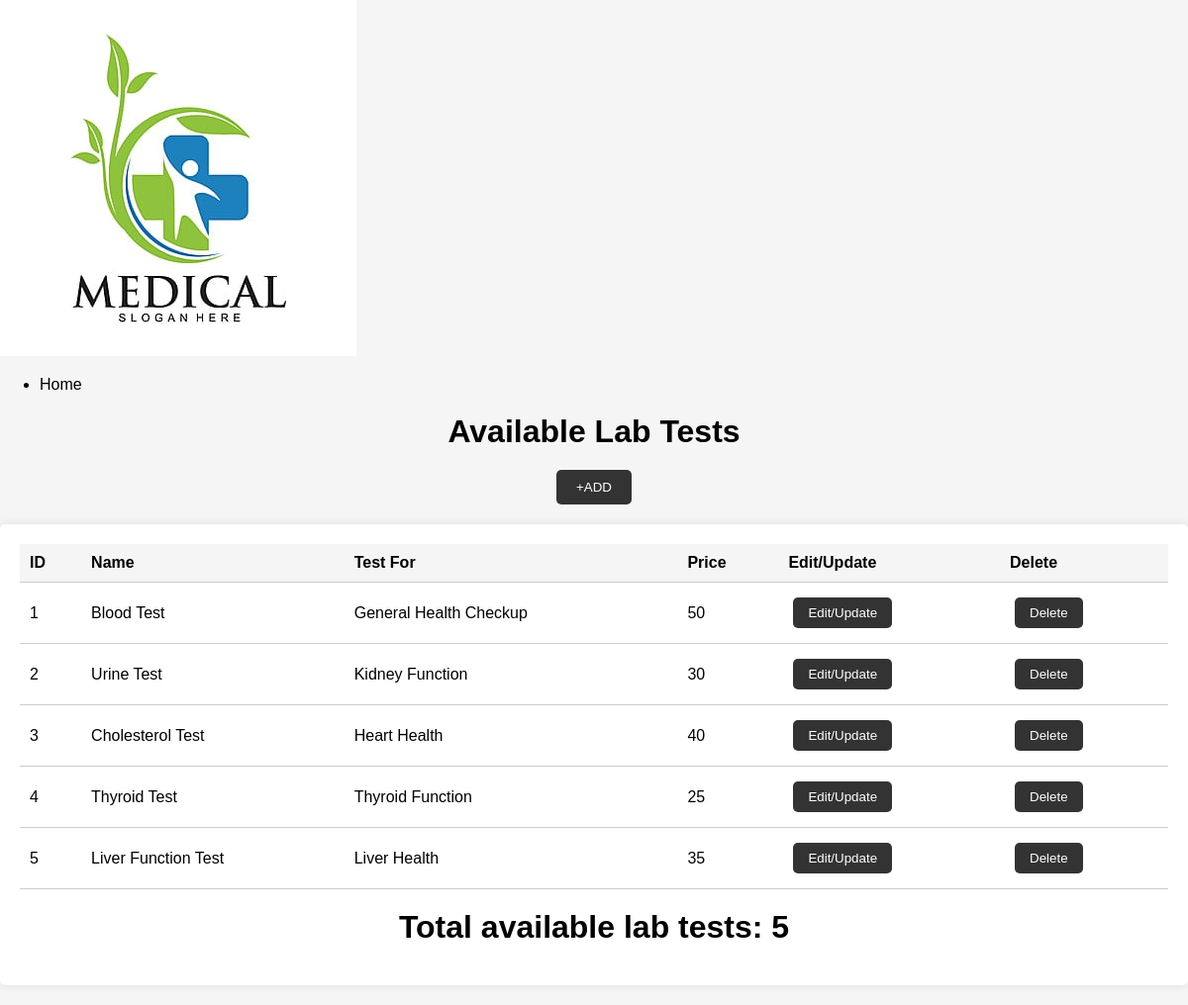
The app's page /labtests.php with its own data.
### tables this page shows
CREATE TABLE `labtest` (
  `id` int(22) NOT NULL,
  `name` varchar(255) DEFAULT NULL,
  `testfor` varchar(22) NOT NULL,
  `price` int(22) NOT NULL
);

### labtests.php (the view, shortened to what this page needs)
<?php
include('database.php');
$query = "SELECT * FROM labtest";
$result = mysqli_query($con, $query);
?>
<!DOCTYPE html>
<html lang="en">
<head>
    <link rel="stylesheet" href="labtests.css">
</head>
<body>
    <header>
        <div class="logo">
            <img src="logo.jpg" alt="SSN Medicals Logo">
        </div>
        <nav>
            <ul>
                <li><a href="index.php">Home</a></li>
            </ul>
        </nav>
    </header>
    <h1>Available Lab Tests</h1>
    <div id="div1">
        <button onclick="window.location.href='addlabtest.php'">+ADD</button>
    </div>
    <div id="div2">
        <table>
            <tr>
                <th>ID</th>
                <th>Name</th>
                <th>Test For</th>
                <th>Price</th>
                <th>Edit/Update</th>
                <th>Delete</th>
            </tr>
            <?php
            $total = 0;
            while ($row = mysqli_fetch_assoc($result)) {
                $total++;
                $id = $row['id'];
                $name = $row['name'];
                $testfor = $row['testfor'];
                $price = $row['price'];
                echo  '<tr>
                <td>' . $id . '</td>
                <td>' . $name . '</td>
                <td>' . $testfor . '</td>
                <td>' . $price . '</td>
                <td><button><a href="editlabtest.php?editid=' . $id . '">Edit/Update</a></button></td>
                <td><button><a href="deletelabtest.php?deleteid=' . $id . '">Delete</a></button></td>
                </tr>';
            }
            ?>
        </table>
        <h1>Total available lab tests: <?php echo $total; ?></h1>
    </div>
</body>
</html>

### labtests.css (style rules this page uses)
body { font-family: Arial, sans-serif; margin: 0; padding: 0; background-color: #f5f5f5; }
h1 { text-align: center; margin: 20px 0; }
#div1 { text-align: center; margin: 20px; }
#div1 button { padding: 10px 20px; background-color: #333; color: #fff; border: none; cursor: pointer; border-radius: 5px; transition: background-color 0.3s ease; }
#div2 { max-width: 1200px; margin: 20px auto; background-color: #fff; box-shadow: 0px 0px 10px rgba(0, 0, 0, 0.1); border-radius: 5px; padding: 20px; }
table { width: 100%; border-collapse: collapse; }
th, td { padding: 10px; border-bottom: 1px solid #ccc; }
th { background-color: #f5f5f5; font-weight: bold; text-align: left; }
td { text-align: left; }
a { color: inherit; text-decoration: none; }
#div2 button { padding: 8px 15px; background-color: #333; color: #fff; border: none; cursor: pointer; border-radius: 5px; transition: background-color 0.3s ease; margin: 5px; }

### records on screen
labtest: id "1", name "Blood Test", testfor "General Health Checkup", price "50"
labtest: id "2", name "Urine Test", testfor "Kidney Function", price "30"
labtest: id "3", name "Cholesterol Test", testfor "Heart Health", price "40"
labtest: id "4", name "Thyroid Test", testfor "Thyroid Function", price "25"
labtest: id "5", name "Liver Function Test", testfor "Liver Health", price "35"

### other values on screen
$total "5"
